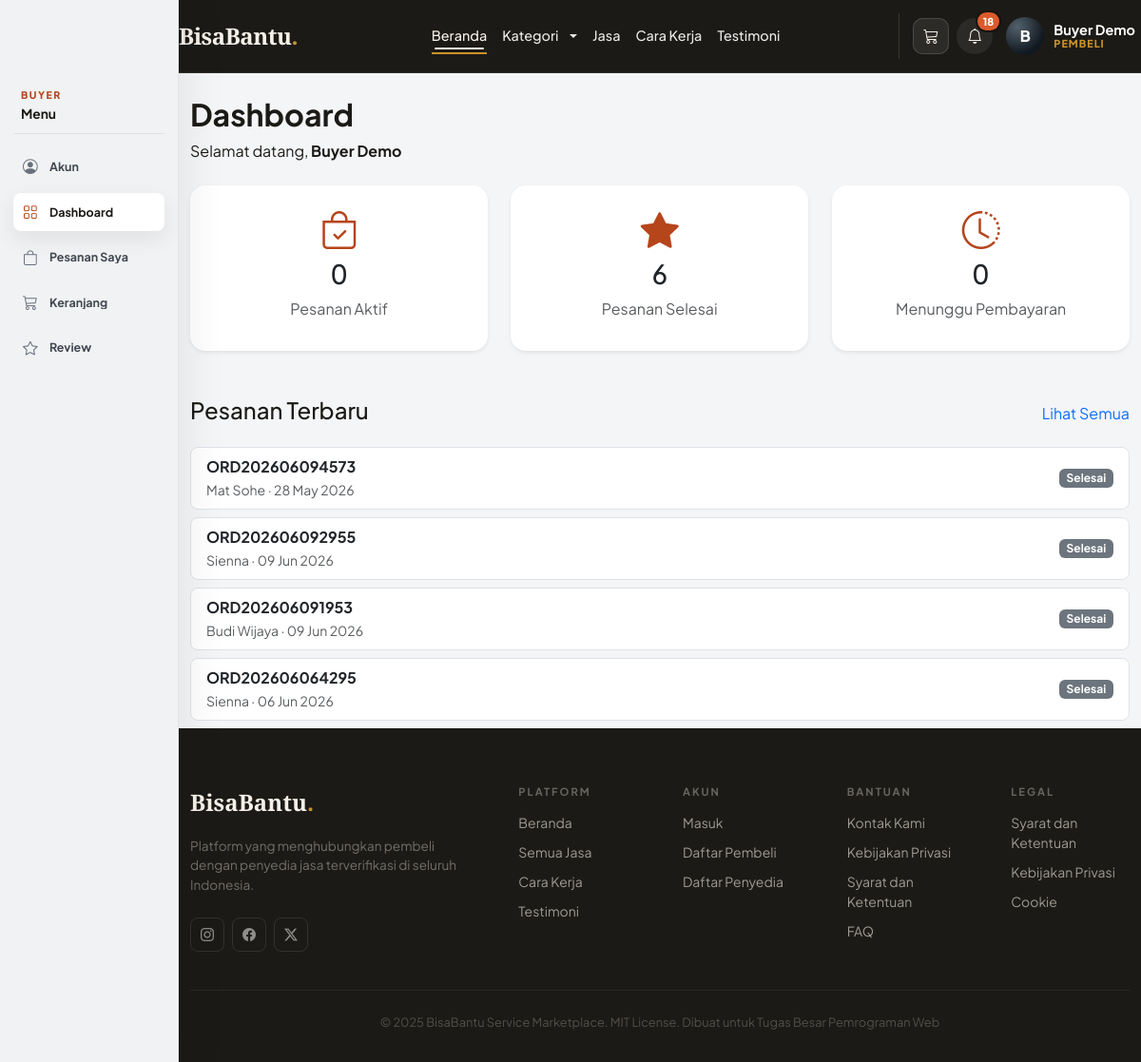
Page /index.php?page=dashboard (signed in) on the committed database.
### tables this page shows
CREATE TABLE `orders` (
  `id` int NOT NULL AUTO_INCREMENT,
  `buyer_id` int NOT NULL,
  `provider_id` int NOT NULL,
  `order_number` varchar(20) NOT NULL,
  `total_price` decimal(12,2) NOT NULL,
  `quantity` int NOT NULL DEFAULT '1',
  `service_date` date NOT NULL,
  `service_address` text NOT NULL,
  `status` enum('pending','waiting_payment','paid','accepted','in_progress','completed','cancelled') NOT NULL DEFAULT 'pending',
  `notes` text,
  `created_at` timestamp NOT NULL DEFAULT CURRENT_TIMESTAMP,
  `updated_at` timestamp NOT NULL DEFAULT CURRENT_TIMESTAMP ON UPDATE CURRENT_TIMESTAMP,
  PRIMARY KEY (`id`),
  UNIQUE KEY `order_number` (`order_number`),
  KEY `buyer_id` (`buyer_id`),
  KEY `provider_id` (`provider_id`),
  CONSTRAINT `orders_ibfk_1` FOREIGN KEY (`buyer_id`) REFERENCES `users` (`id`) ON DELETE RESTRICT,
  CONSTRAINT `orders_ibfk_2` FOREIGN KEY (`provider_id`) REFERENCES `users` (`id`) ON DELETE RESTRICT
);

CREATE TABLE `users` (
  `id` int NOT NULL AUTO_INCREMENT,
  `name` varchar(100) NOT NULL,
  `email` varchar(100) NOT NULL,
  `password` varchar(255) NOT NULL,
  `role` enum('buyer','provider','admin') NOT NULL,
  `is_verified` tinyint(1) DEFAULT '0',
  `phone` varchar(20) DEFAULT NULL,
  `address` text,
  `remember_token` varchar(255) DEFAULT NULL,
  `profile_photo` varchar(255) DEFAULT NULL,
  `created_at` timestamp NOT NULL DEFAULT CURRENT_TIMESTAMP,
  `updated_at` timestamp NOT NULL DEFAULT CURRENT_TIMESTAMP ON UPDATE CURRENT_TIMESTAMP,
  PRIMARY KEY (`id`),
  UNIQUE KEY `email` (`email`)
);

### src/helpers/functions.php (called while the page is built, shortened)
<?php
function base_url($path = '') {
    $scheme = (!empty($_SERVER['HTTPS']) && $_SERVER['HTTPS'] !== 'off') ? 'https' : 'http';
    $host = $_SERVER['HTTP_HOST'] ?? 'localhost';
    $scriptDir = rtrim(dirname($_SERVER['SCRIPT_NAME']), '/\\');
    $base = $scheme . '://' . $host . $scriptDir;
    return rtrim($base, '/\\') . '/' . ltrim($path, '/\\');
}
function e($value) {
    return htmlspecialchars($value, ENT_QUOTES, 'UTF-8');
}
function order_status_info($status) {
    $map = [
        'pending' => ['Menunggu', 'pending'],
        'waiting_payment' => ['Menunggu Bayar', 'pending'],
        'paid' => ['Dibayar', 'active'],
        'accepted' => ['Diterima', 'active'],
        'in_progress' => ['Diproses', 'active'],
        'completed' => ['Selesai', 'verified'],
        'cancelled' => ['Dibatalkan', 'inactive'],
    ];
    return $map[$status] ?? ['Unknown', 'pending'];
}

### src/models/OrderModel.php (called while the page is built, shortened)
<?php
class OrderModel {
    private $pdo;
    public function __construct($pdo) {
        $this->pdo = $pdo;
    }
    public function getByBuyer($buyer_id) {
        $stmt = $this->pdo->prepare('
            SELECT o.*, u.name as provider_name
            FROM orders o
            JOIN users u ON o.provider_id = u.id
            WHERE o.buyer_id = ?
            ORDER BY o.created_at DESC
        ');
        $stmt->execute([$buyer_id]);
        return $stmt->fetchAll();
    }
}

### src/views/buyer/dashboard.php (the view)
<?php
require_once __DIR__ . '/../../models/OrderModel.php';
$orderModel = new OrderModel($pdo);
$orders = $orderModel->getByBuyer($_SESSION['user']['id']);
$activeOrders = array_filter($orders, fn($o) => in_array($o['status'], ['paid', 'accepted', 'in_progress'], true));
$completedOrders = array_filter($orders, fn($o) => $o['status'] === 'completed');
$waitingPaymentOrders = array_filter($orders, fn($o) => $o['status'] === 'waiting_payment');
$latestOrders = array_slice($orders, 0, 4);
?>
<div class="container mt-4">
    <h2 class="fw-bold">Dashboard</h2>
    <p>Selamat datang, <strong><?= e($_SESSION['user']['name']) ?></strong></p>
    <div class="row mt-4">
        <div class="col-md-4">
            <div class="card border-0 shadow-sm rounded-4">
                <div class="card-body text-center">
                    <i class="bi bi-bag-check fs-1" style="color: var(--orange-primary);"></i>
                    <h3><?= count($activeOrders) ?></h3>
                    <p class="text-muted">Pesanan Aktif</p>
                </div>
            </div>
        </div>
        <div class="col-md-4">
            <div class="card border-0 shadow-sm rounded-4">
                <div class="card-body text-center">
                    <i class="bi bi-star-fill fs-1" style="color: var(--orange-primary);"></i>
                    <h3><?= count($completedOrders) ?></h3>
                    <p class="text-muted">Pesanan Selesai</p>
                </div>
            </div>
        </div>
        <div class="col-md-4">
            <div class="card border-0 shadow-sm rounded-4">
                <div class="card-body text-center">
                    <i class="bi bi-clock-history fs-1" style="color: var(--orange-primary);"></i>
                    <h3><?= count($waitingPaymentOrders) ?></h3>
                    <p class="text-muted">Menunggu Pembayaran</p>
                </div>
            </div>
        </div>
    </div>
    <div class="mt-5">
        <div class="d-flex justify-content-between align-items-center mb-3">
            <h4>Pesanan Terbaru</h4>
            <a href="<?= base_url('index.php?page=orders') ?>" class="text-decoration-none">Lihat Semua</a>
        </div>
        <?php if (empty($latestOrders)): ?>
            <div class="alert alert-info">Belum ada pesanan.</div>
        <?php else: ?>
            <div class="list-group">
                <?php foreach ($latestOrders as $order): ?>
                    <a href="<?= base_url('index.php?page=order_detail&id=' . (int) $order['id']) ?>" class="list-group-item list-group-item-action rounded-3 mb-2 border">
                        <div class="d-flex justify-content-between align-items-center">
                            <div>
                                <strong><?= e($order['order_number']) ?></strong><br>
                                <small class="text-muted"><?= e($order['provider_name']) ?> · <?= e(date('d M Y', strtotime($order['service_date']))) ?></small>
                            </div>
                            <span class="badge bg-secondary"><?= e(order_status_info($order['status'])[0]) ?></span>
                        </div>
                    </a>
                <?php endforeach; ?>
            </div>
        <?php endif; ?>
    </div>
</div>

### src/assets/css/main.css (style rules this page uses)
:root { --cream: #F5F0E8; --warm-100: #EDE5D0; --warm-200: #D4C4A0; --ink: #1C1A16; --ink-60: #5A5548; --ink-30: #9D9488; --accent: #B5451B; --accent-lt: #F0E4DE; --gold: #C8922A; --gold-lt: #FBF3E0; --orange-primary: var(--accent); --orange-dark: #9a3615; --orange-light: var(--accent-lt); --orange-soft: var(--gold-lt); --text-dark: var(--ink); --text-muted: var(--ink-60); }
body { min-height: 100vh; display: flex; flex-direction: column; font-family: 'Plus Jakarta Sans', system-ui, sans-serif; color: var(--ink); background-color: var(--cream); }
html { min-height: 100%; }
body.has-role-sidebar { padding-left: 188px; background: #f4f5f7; }
html, body { max-width: 100%; overflow-x: clip; }

### src/assets/css/auth-modal.css (style rules this page uses)
:root { --auth-accent: #B5451B; --auth-accent-dark: #9a3615; --auth-accent-soft: #F0E4DE; --auth-accent-border: #D4C4A0; --auth-gold: #C8922A; --auth-gold-soft: #FBF3E0; --font-sans: 'Plus Jakarta Sans', system-ui, sans-serif; --color-text-primary: #1C1A16; --color-text-secondary: #6b7280; --color-text-tertiary: #9ca3af; --color-background-primary: #fff; --color-background-secondary: #f9fafb; --color-background-tertiary: #f3f4f6; --color-border-secondary: #e5e7eb; --color-border-tertiary: #f3f4f6; --border-radius-md: 8px; --border-radius-xl: 16px; }

### src/assets/css/animations.css (style rules this page uses)
:root { --bb-motion-fast: 180ms; --bb-motion-base: 320ms; --bb-motion-slow: 480ms; --bb-motion-ease: cubic-bezier(.22, 1, .36, 1); --bb-motion-shadow: 0 18px 45px rgba(15, 23, 42, .14); --bb-focus-glow: 0 0 0 .22rem rgba(37, 99, 235, .16); }
html { scroll-behavior: smooth; }
body { opacity: 1; }
body.page-enter { transition: opacity var(--bb-motion-base) var(--bb-motion-ease), transform var(--bb-motion-base) var(--bb-motion-ease); will-change: opacity, transform; }
body.page-enter.loaded { opacity: 1; transform: translate3d(0, 0, 0); }
.animate-on-scroll { opacity: 0; transition: opacity var(--bb-motion-slow) var(--bb-motion-ease), transform var(--bb-motion-slow) var(--bb-motion-ease); transition-delay: var(--bb-stagger-delay, 0ms); will-change: opacity, transform; }
.animate-on-scroll.fade-up { transform: translate3d(0, 26px, 0); }
.animate-on-scroll.zoom-in { transform: scale(.96); }
.animate-on-scroll.in-view { opacity: 1; transform: translate3d(0, 0, 0) scale(1); }
.card, .service-card, .order-card, .dashboard-card, .stat-card, .review-card, .notification-card, .admin-settings-card, .admin-verify-card, .checkout-card, .payment-summary-card, .cart-summary-card, .cart-item, .provider-service-card, .earnings-card, .admin-empty-state, .alert, .auth-role-card { transition: transform var(--bb-motion-base) var(--bb-motion-ease), box-shadow var(--bb-motion-base) var(--bb-motion-ease), border-color var(--bb-motion-base) ease, background-color var(--bb-motion-base) ease; }
.counter-animate { font-variant-numeric: tabular-nums; }

### rows in the picture
orders: order_number "ORD202606094573", provider.name "Mat Sohe", service_date "28 May 2026", status "Selesai"
orders: order_number "ORD202606092955", provider.name "Sienna", service_date "09 Jun 2026", status "Selesai"
orders: order_number "ORD202606091953", provider.name "Budi Wijaya", service_date "09 Jun 2026", status "Selesai"
orders: order_number "ORD202606064295", provider.name "Sienna", service_date "06 Jun 2026", status "Selesai"

### other values in the picture
count($unreadNotifications) "18"
$userInitial "B"
$userName "Buyer Demo"
$roleLabel "PEMBELI"
$roleShortLabel "BUYER"
$item['label'] "Akun"
$item['label'] "Dashboard"
$item['label'] "Pesanan Saya"
$item['label'] "Keranjang"
$item['label'] "Review"
$_SESSION['user']['name'] "Buyer Demo"
count($activeOrders) "0"
count($completedOrders) "6"
count($waitingPaymentOrders) "0"
